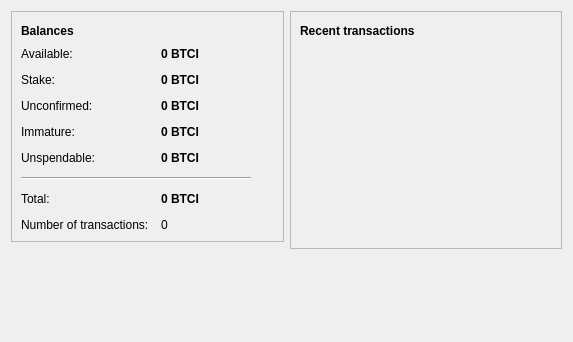
<?xml version="1.0" encoding="UTF-8"?>
<ui version="4.0">
 <class>OverviewPage</class>
 <widget class="QWidget" name="OverviewPage">
  <property name="geometry">
   <rect>
    <x>0</x>
    <y>0</y>
    <width>573</width>
    <height>342</height>
   </rect>
  </property>
  <property name="windowTitle">
   <string>Form</string>
  </property>
  <layout class="QHBoxLayout" name="horizontalLayout" stretch="1,1">
   <item>
    <layout class="QVBoxLayout" name="verticalLayout_2">
     <item>
      <widget class="QFrame" name="frame">
       <property name="frameShape">
        <enum>QFrame::StyledPanel</enum>
       </property>
       <property name="frameShadow">
        <enum>QFrame::Raised</enum>
       </property>
       <layout class="QVBoxLayout" name="verticalLayout_4">
        <item>
         <layout class="QHBoxLayout" name="horizontalLayout_4">
          <item>
           <widget class="QLabel" name="label_5">
            <property name="font">
             <font>
              <weight>75</weight>
              <bold>true</bold>
             </font>
            </property>
            <property name="text">
             <string>Balances</string>
            </property>
           </widget>
          </item>
          <item>
           <widget class="QLabel" name="labelWalletStatus">
            <property name="toolTip">
             <string>The displayed information may be out of date. Your wallet automatically synchronizes with the Bitcoin Invest BTCI network after a connection is established, but this process has not completed yet.</string>
            </property>
            <property name="styleSheet">
             <string notr="true">QLabel { color: red; }</string>
            </property>
            <property name="text">
             <string notr="true"></string>
            </property>
            <property name="alignment">
             <set>Qt::AlignLeading|Qt::AlignLeft|Qt::AlignVCenter</set>
            </property>
           </widget>
          </item>
          <item>
           <spacer name="horizontalSpacer_2">
            <property name="orientation">
             <enum>Qt::Horizontal</enum>
            </property>
            <property name="sizeHint" stdset="0">
             <size>
              <width>40</width>
              <height>20</height>
             </size>
            </property>
           </spacer>
          </item>
         </layout>
        </item>
        <item>
         <layout class="QFormLayout" name="formLayout_2">
          <property name="fieldGrowthPolicy">
           <enum>QFormLayout::AllNonFixedFieldsGrow</enum>
          </property>
          <property name="horizontalSpacing">
           <number>12</number>
          </property>
          <property name="verticalSpacing">
           <number>12</number>
          </property>
          <item row="0" column="0">
           <widget class="QLabel" name="labelAvailableText">
            <property name="toolTip">
             <string>Your current available balance</string>
            </property>
            <property name="text">
             <string>Available:</string>
            </property>
           </widget>
          </item>
          <item row="0" column="1">
           <widget class="QLabel" name="labelAvailable">
            <property name="font">
             <font>
              <weight>75</weight>
              <bold>true</bold>
             </font>
            </property>
            <property name="cursor">
             <cursorShape>IBeamCursor</cursorShape>
            </property>
            <property name="toolTip">
             <string>Your current available balance</string>
            </property>
            <property name="text">
             <string notr="true">0 BTCI</string>
            </property>
            <property name="alignment">
             <set>Qt::AlignLeading|Qt::AlignLeft|Qt::AlignVCenter</set>
            </property>
            <property name="textInteractionFlags">
             <set>Qt::LinksAccessibleByMouse|Qt::TextSelectableByKeyboard|Qt::TextSelectableByMouse</set>
            </property>
           </widget>
          </item>
          <item row="1" column="0">
           <widget class="QLabel" name="label_6">
            <property name="toolTip">
             <string>Total of coins that was staked, and do not yet count toward the current balance</string>
            </property>
            <property name="text">
             <string>Stake:</string>
            </property>
           </widget>
          </item>
          <item row="1" column="1">
           <widget class="QLabel" name="labelStake">
            <property name="font">
             <font>
              <weight>75</weight>
              <bold>true</bold>
             </font>
            </property>
            <property name="cursor">
             <cursorShape>IBeamCursor</cursorShape>
            </property>
            <property name="toolTip">
             <string>Total of coins that was staked, and do not yet count toward the current balance</string>
            </property>
            <property name="text">
             <string notr="true">0 BTCI</string>
            </property>
            <property name="alignment">
             <set>Qt::AlignLeading|Qt::AlignLeft|Qt::AlignVCenter</set>
            </property>
            <property name="textInteractionFlags">
             <set>Qt::LinksAccessibleByMouse|Qt::TextSelectableByKeyboard|Qt::TextSelectableByMouse</set>
            </property>
           </widget>
          </item>
          <item row="2" column="0">
           <widget class="QLabel" name="label_3">
            <property name="toolTip">
             <string>Total of transactions that have yet to be confirmed, and do not yet count toward the current balance</string>
            </property>
            <property name="text">
             <string>Unconfirmed:</string>
            </property>
           </widget>
          </item>
          <item row="2" column="1">
           <widget class="QLabel" name="labelUnconfirmed">
            <property name="font">
             <font>
              <weight>75</weight>
              <bold>true</bold>
             </font>
            </property>
            <property name="cursor">
             <cursorShape>IBeamCursor</cursorShape>
            </property>
            <property name="toolTip">
             <string>Total of transactions that have yet to be confirmed, and do not yet count toward the current balance</string>
            </property>
            <property name="text">
             <string notr="true">0 BTCI</string>
            </property>
            <property name="alignment">
             <set>Qt::AlignLeading|Qt::AlignLeft|Qt::AlignVCenter</set>
            </property>
            <property name="textInteractionFlags">
             <set>Qt::LinksAccessibleByMouse|Qt::TextSelectableByKeyboard|Qt::TextSelectableByMouse</set>
            </property>
           </widget>
          </item>
          <item row="3" column="0">
           <widget class="QLabel" name="labelImmatureText">
            <property name="toolTip">
             <string>Mined balance that has not yet matured</string>
            </property>
            <property name="text">
             <string>Immature:</string>
            </property>
           </widget>
          </item>
          <item row="3" column="1">
           <widget class="QLabel" name="labelImmature">
            <property name="font">
             <font>
              <weight>75</weight>
              <bold>true</bold>
             </font>
            </property>
            <property name="toolTip">
             <string>Mined balance that has not yet matured</string>
            </property>
            <property name="text">
             <string notr="true">0 BTCI</string>
            </property>
            <property name="alignment">
             <set>Qt::AlignLeading|Qt::AlignLeft|Qt::AlignVCenter</set>
            </property>
            <property name="textInteractionFlags">
             <set>Qt::LinksAccessibleByMouse|Qt::TextSelectableByKeyboard|Qt::TextSelectableByMouse</set>
            </property>
           </widget>
          </item>
          <item row="4" column="0">
           <widget class="QLabel" name="labelBalanceWatchOnlyText">
            <property name="toolTip">
             <string>Your unspendable balance</string>
            </property>
            <property name="text">
             <string>Unspendable:</string>
            </property>
           </widget>
          </item>
          <item row="4" column="1">
           <widget class="QLabel" name="labelBalanceWatchOnly">
            <property name="font">
             <font>
              <weight>75</weight>
              <bold>true</bold>
             </font>
            </property>
            <property name="cursor">
             <cursorShape>IBeamCursor</cursorShape>
            </property>
            <property name="toolTip">
             <string>Your unspendable balance</string>
            </property>
            <property name="text">
             <string notr="true">0 BTCI</string>
            </property>
            <property name="alignment">
             <set>Qt::AlignLeading|Qt::AlignLeft|Qt::AlignVCenter</set>
            </property>
            <property name="textInteractionFlags">
             <set>Qt::LinksAccessibleByMouse|Qt::TextSelectableByKeyboard|Qt::TextSelectableByMouse</set>
            </property>
           </widget>
          </item>
          <item row="5" column="0" colspan="2">
           <widget class="Line" name="line">
            <property name="maximumSize">
             <size>
              <width>230</width>
              <height>16777215</height>
             </size>
            </property>
            <property name="orientation">
             <enum>Qt::Horizontal</enum>
            </property>
           </widget>
          </item>
          <item row="6" column="0">
           <widget class="QLabel" name="labelTotalText">
            <property name="toolTip">
             <string>Your current total balance</string>
            </property>
            <property name="text">
             <string>Total:</string>
            </property>
           </widget>
          </item>
          <item row="6" column="1">
           <widget class="QLabel" name="labelTotal">
            <property name="font">
             <font>
              <weight>75</weight>
              <bold>true</bold>
             </font>
            </property>
            <property name="toolTip">
             <string>Your current total balance</string>
            </property>
            <property name="text">
             <string notr="true">0 BTCI</string>
            </property>
            <property name="alignment">
             <set>Qt::AlignLeading|Qt::AlignLeft|Qt::AlignVCenter</set>
            </property>
            <property name="textInteractionFlags">
             <set>Qt::LinksAccessibleByMouse|Qt::TextSelectableByKeyboard|Qt::TextSelectableByMouse</set>
            </property>
           </widget>
          </item>
          <item row="7" column="0">
           <widget class="QLabel" name="label_2">
            <property name="toolTip">
             <string>Total number of transactions in wallet</string>
            </property>
            <property name="text">
             <string>Number of transactions:</string>
            </property>
           </widget>
          </item>
          <item row="7" column="1">
           <widget class="QLabel" name="labelNumTransactions">
            <property name="toolTip">
             <string>Total number of transactions in wallet</string>
            </property>
            <property name="text">
             <string notr="true">0</string>
            </property>
           </widget>
          </item>
         </layout>
        </item>
       </layout>
      </widget>
     </item>
     <item>
      <spacer name="verticalSpacer">
       <property name="orientation">
        <enum>Qt::Vertical</enum>
       </property>
       <property name="sizeHint" stdset="0">
        <size>
         <width>20</width>
         <height>40</height>
        </size>
       </property>
      </spacer>
     </item>
    </layout>
   </item>
   <item>
    <layout class="QVBoxLayout" name="verticalLayout_3">
     <item>
      <widget class="QFrame" name="frame_2">
       <property name="frameShape">
        <enum>QFrame::StyledPanel</enum>
       </property>
       <property name="frameShadow">
        <enum>QFrame::Raised</enum>
       </property>
       <layout class="QVBoxLayout" name="verticalLayout">
        <item>
         <layout class="QHBoxLayout" name="horizontalLayout_2">
          <item>
           <widget class="QLabel" name="label_4">
            <property name="text">
             <string>&lt;b&gt;Recent transactions&lt;/b&gt;</string>
            </property>
           </widget>
          </item>
          <item>
           <widget class="QLabel" name="labelTransactionsStatus">
            <property name="toolTip">
             <string>The displayed information may be out of date. Your wallet automatically synchronizes with the Bitcoin Invest BTCI network after a connection is established, but this process has not completed yet.</string>
            </property>
            <property name="styleSheet">
             <string notr="true">QLabel { color: red; }</string>
            </property>
            <property name="text">
             <string notr="true"></string>
            </property>
            <property name="alignment">
             <set>Qt::AlignRight|Qt::AlignTrailing|Qt::AlignVCenter</set>
            </property>
           </widget>
          </item>
          <item>
           <spacer name="horizontalSpacer">
            <property name="orientation">
             <enum>Qt::Horizontal</enum>
            </property>
            <property name="sizeHint" stdset="0">
             <size>
              <width>40</width>
              <height>20</height>
             </size>
            </property>
           </spacer>
          </item>
         </layout>
        </item>
        <item>
         <widget class="QListView" name="listTransactions">
          <property name="styleSheet">
           <string notr="true">QListView { background: transparent; }</string>
          </property>
          <property name="frameShape">
           <enum>QFrame::NoFrame</enum>
          </property>
          <property name="verticalScrollBarPolicy">
           <enum>Qt::ScrollBarAlwaysOff</enum>
          </property>
          <property name="horizontalScrollBarPolicy">
           <enum>Qt::ScrollBarAlwaysOff</enum>
          </property>
          <property name="selectionMode">
           <enum>QAbstractItemView::NoSelection</enum>
          </property>
         </widget>
        </item>
       </layout>
      </widget>
     </item>
     <item>
      <spacer name="verticalSpacer_2">
       <property name="orientation">
        <enum>Qt::Vertical</enum>
       </property>
       <property name="sizeHint" stdset="0">
        <size>
         <width>20</width>
         <height>40</height>
        </size>
       </property>
      </spacer>
     </item>
    </layout>
   </item>
  </layout>
 </widget>
 <resources/>
 <connections/>
</ui>
